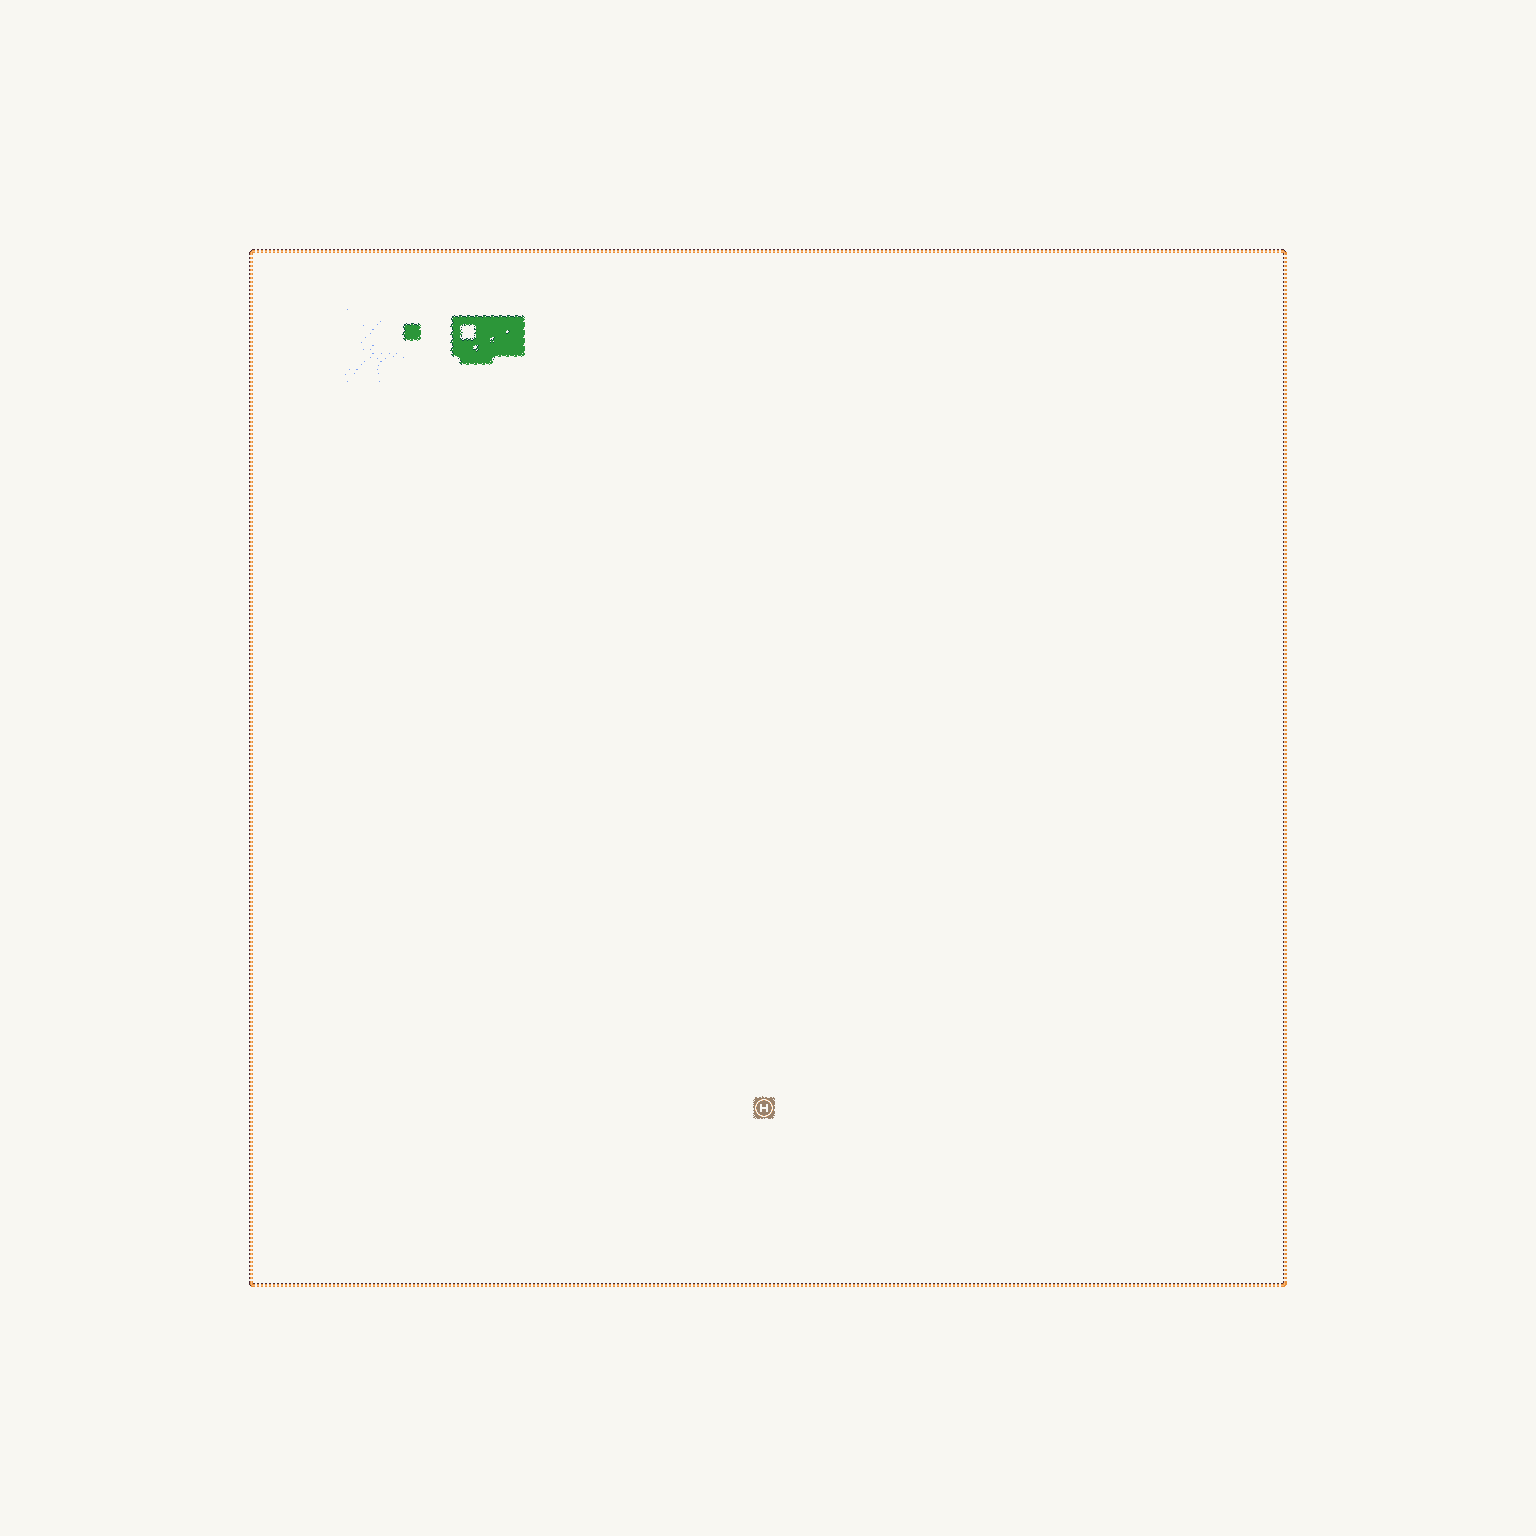

A level layout from a 2D game, rendered from its tile map. Below: a short description, then the map file with tile-grid data replaced by summaries:
An orthogonal 192x192 tile map with 8x8 px tiles, 1 tile layer (level0).

<map version="1.5" tiledversion="1.7.2" orientation="orthogonal" renderorder="right-down" width="192" height="192" tilewidth="8" tileheight="8" infinite="0" nextlayerid="2" nextobjectid="1">
 <tileset firstgid="1" source="world_tiles.tsx" />
 <layer id="1" name="level0" width="192" height="192">
  <data>[36864 cells, 36864 non-empty, 44 distinct tile ids]</data>
 </layer>
</map>
